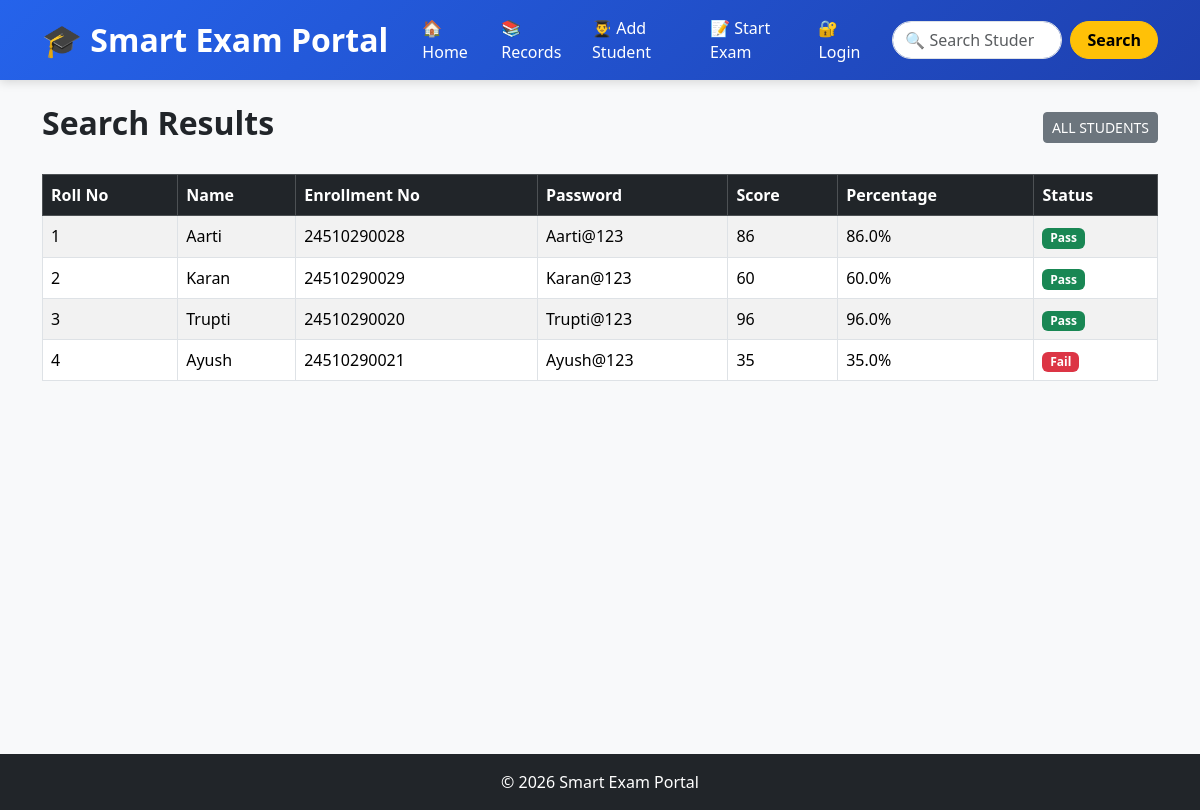
Before: /search with the older database file.
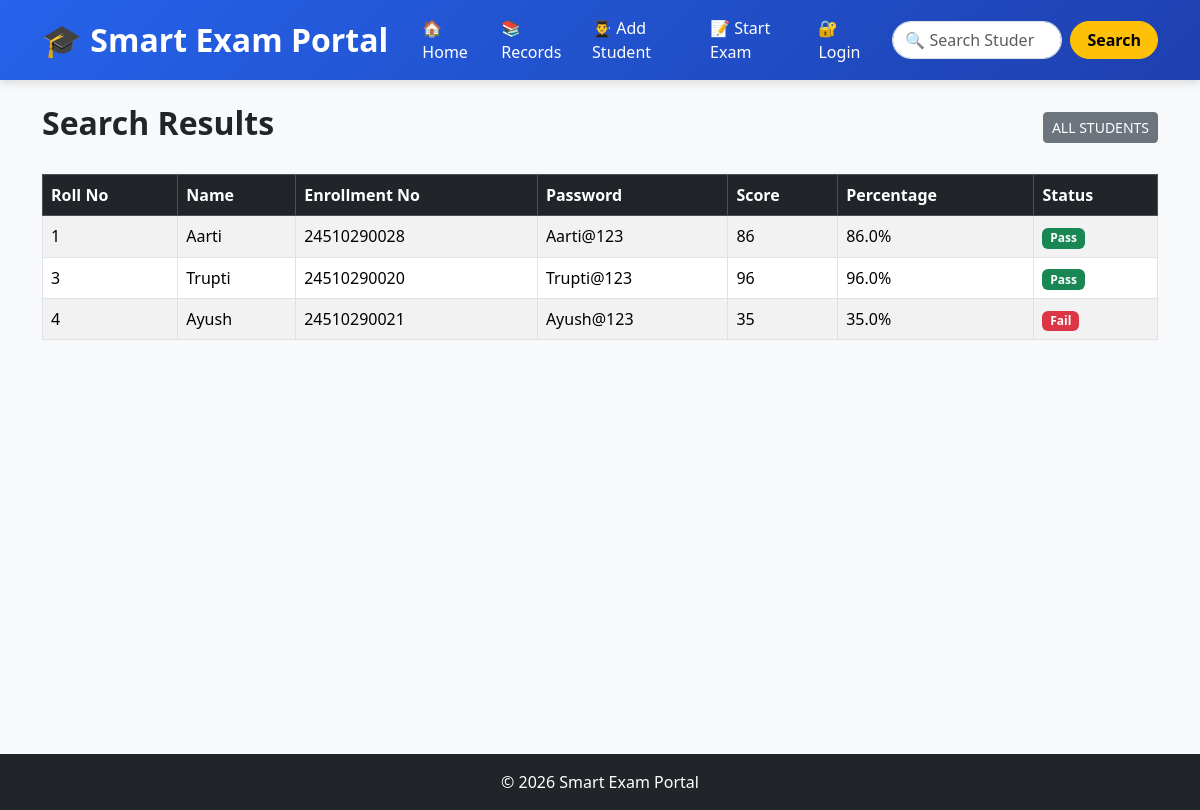
After: the same page with the newer database file.
### tables this page shows
CREATE TABLE students (
    id INTEGER PRIMARY KEY AUTOINCREMENT,
    roll_no INTEGER,
    enrollment_no TEXT UNIQUE,
    password TEXT,
    name TEXT,
    score INTEGER,
    percentage REAL,
    exam_date TEXT
);

### smart_exam_portal/app.py (the view)
@app.route("/search")
def search():
    q=request.args.get('q','')
    conn=get_db()
    if q:
        students=conn.execute(''' SELECT*FROM students
                              WHERE name LIKE ?
                              OR roll_no LIKE ?''',
                              (f'%{q}%',f'%{q}%')).fetchall()
    else:
        students=conn.execute(''' SELECT*FROM students''').fetchall()
    conn.close()
    return render_template(
    "search.html",
    students=students,
    query=q
)

### smart_exam_portal/database.py (called while the page is built)
def get_db():
    conn = sqlite3.connect("myproject.db")
    conn.row_factory = sqlite3.Row
    return conn

### smart_exam_portal/templates/search.html (shortened to what this page needs)
{% extends "base.html" %}
{% block content %}
<div class="d-flex justify-content-between align-items-center mb-4">
    <h2 class="fw-bold">Search Results</h2>
    <a href="{{ url_for('records') }}"
       class="btn btn-secondary btn-sm">
        ALL STUDENTS
    </a>
</div>
{% if students|length > 0 %}
<table class="table table-striped table-bordered table-hover">
    <thead class="table-dark">
        <tr>
            <th>Roll No</th>
            <th>Name</th>
            <th>Enrollment No</th>
            <th>Password</th>
            <th>Score</th>
            <th>Percentage</th>
            <th>Status</th>
        </tr>
    </thead>
    <tbody>
        {% for student in students %}
        <tr>
            <td>{{ student.roll_no }}</td>
            <td>{{ student.name }}</td>
            <td>{{ student.enrollment_no }}</td>
            <td>{{ student.password }}</td>
            <td>{{ student.score }}</td>
            <td>{{ student.percentage }}%</td>
            <td>
                {% if student.percentage >= 40 %}
                    <span class="badge bg-success">
                        Pass
                    </span>
                {% else %}
                    <span class="badge bg-danger">
                        Fail
                    </span>
                {% endif %}
            </td>
        </tr>
        {% endfor %}
    </tbody>
</table>
{% endif %}
{% endblock %}

Changed rows visible on the page:
removed students: roll_no "2", name "Karan", enrollment_no "24510290029", password "Karan@123", score "60", percentage "60.0", shows "Pass"
